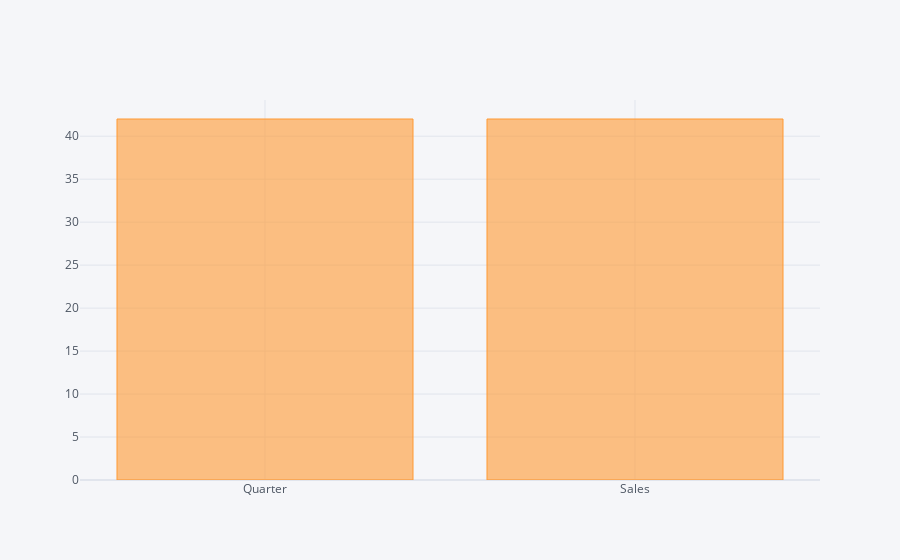

Write notebook code for a chart like this one.
### Code cell
coca_cola.count().iplot(kind = 'bar')

### Figure 1 — Plotly figure (JSON) as saved in the notebook; plotly's stock layout.template omitted (floating-point values rounded to 4 significant figures)
{"data": [{"marker": {"color": "rgba(255, 153, 51, 0.6)", "line": {"color": "rgba(255, 153, 51, 1.0)", "width": 1}}, "name": "None", "orientation": "v", "text": "", "type": "bar", "x": ["Quarter", "Sales"], "y": [42, 42]}], "layout": {"legend": {"bgcolor": "#F5F6F9", "font": {"color": "#4D5663"}}, "paper_bgcolor": "#F5F6F9", "plot_bgcolor": "#F5F6F9", "title": {"font": {"color": "#4D5663"}}, "xaxis": {"gridcolor": "#E1E5ED", "showgrid": true, "tickfont": {"color": "#4D5663"}, "title": {"font": {"color": "#4D5663"}, "text": ""}, "zerolinecolor": "#E1E5ED"}, "yaxis": {"gridcolor": "#E1E5ED", "showgrid": true, "tickfont": {"color": "#4D5663"}, "title": {"font": {"color": "#4D5663"}, "text": ""}, "zerolinecolor": "#E1E5ED"}}}
